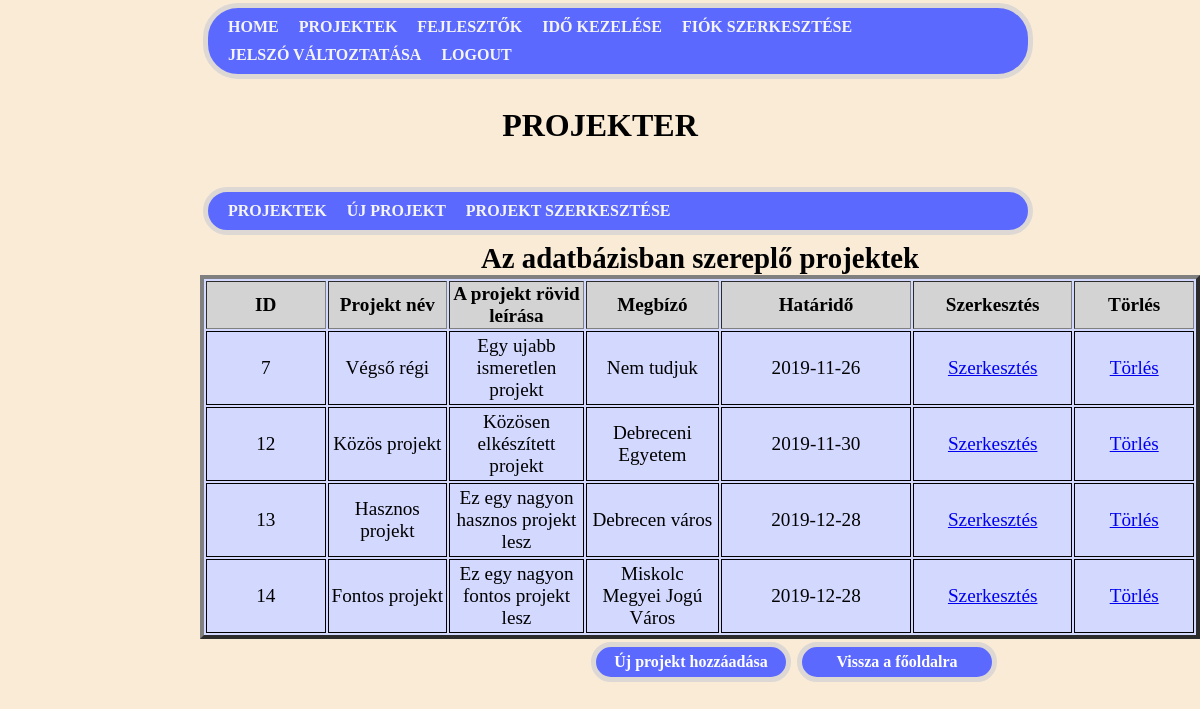
The app's page / (signed in) with its own data.
### tables this page shows
CREATE TABLE `projektek` (
  `id` int(10) UNSIGNED NOT NULL,
  `p_nev` varchar(30) DEFAULT NULL,
  `p_leiras` varchar(200) DEFAULT NULL,
  `m_id` int(10) UNSIGNED DEFAULT NULL,
  `p_megrendelo` varchar(50) DEFAULT NULL,
  `p_hatarido` date DEFAULT NULL
);

### Projektek/ProjektOlvas.php (the view, shortened to what this page needs)
<!DOCTYPE>
<html lang="hu">
<head>
    <link rel="stylesheet" type="text/css" href="../Dizajn/menu.css">
	<link rel="stylesheet" type="text/css" href="../Dizajn/projekterCSS.css">
</head>
<body>
<?php include_once("ProjektMenu.php");	?>
<table width="1000" border="4" align="center">
	<caption>Az adatbázisban szereplő projektek</caption>
	<tr>
		<th>ID</th>
		<th>Projekt név</th>
		<th>A projekt rövid leírása</th>
		<th>Megbízó</th>
        <th width="120px">Határidő</th>
        <th width="100px">Szerkesztés</th>
        <th>Törlés</th>
	</tr>
	<?php
	global $conn;
	$sql = "SELECT * FROM projektek";
	$stmt = $conn->query($sql);
	while ($Adatsorok = $stmt -> fetch_array()){
		$Id = $Adatsorok["id"];
		$P_nev = $Adatsorok["p_nev"];
		$P_leiras = $Adatsorok["p_leiras"];
		$P_megrendelo = $Adatsorok["p_megrendelo"];
		$P_hatarido = $Adatsorok["p_hatarido"];
		?>
		<tr>
			<td><?php echo $Id ?></td>
			<td><?php echo $P_nev?></td>
			<td><?php echo $P_leiras?></td>
			<td><?php echo $P_megrendelo?></td>
			<td><?php echo $P_hatarido?></td>
			<td> <a href="index.php?modul=projects&funkcio=edit&id=<?php echo $Id; ?>">Szerkesztés</a> </td>
			<td> <a href="index.php?modul=projects&funkcio=delete&id=<?php echo $Id; ?>">Törlés</a> </td>
		</tr>
	<?php } ?>
</table>
<div>
    <form class="" action="index.php" method="post">
        <input type="submit" name="Vissza" value="Vissza a főoldalra">
        <input type="submit" name="Rogzit" value="Új projekt hozzáadása">
    </form>
</div>
</body>
</html>

### Dizajn/projekterCSS.css (style rules this page uses)
table { background: #d3d8ff; }
body { width: 800px; margin:0 auto; background-color: antiquewhite; }
input[type="Submit"] { color: white; font-size: 1.0em; font-family: Garamond,Georgia,Times,"Times New Roman",serif; width: 200px; height: 40px; background-color: #5c69ff; border: 5px solid ; border-bottom-left-radius: 35px; border-bottom-right-radius: 35px; border-top-left-radius: 35px; border-top-right-radius: 35px; border-color: rgb(221,216,212); font-weight: bold; margin: 3px; float: right; }
th { font-family: Garamond; color:black; font-weight: bold; background-color: lightgrey; font-size: 1.2em; }
caption { font-family: Garamond; font-size: 1.8em; font-weight: bold; }
td { border: 1px solid; overflow: hidden; width: 70px; text-align: center; color: black; font-family: Garamond,Georgia,Times,"Times New Roman",serif; font-size: 1.2em; padding: 3px; }

### records on screen
projektek: id "7", p_nev "Végső régi", p_leiras "Egy ujabb ismeretlen projekt", p_megrendelo "Nem tudjuk", p_hatarido "2019-11-26"
projektek: id "12", p_nev "Közös projekt", p_leiras "Közösen elkészí­tett projekt", p_megrendelo "Debreceni Egyetem", p_hatarido "2019-11-30"
projektek: id "13", p_nev "Hasznos projekt", p_leiras "Ez egy nagyon hasznos projekt lesz", p_megrendelo "Debrecen város", p_hatarido "2019-12-28"
projektek: id "14", p_nev "Fontos projekt", p_leiras "Ez egy nagyon fontos projekt lesz", p_megrendelo "Miskolc Megyei Jogú Város", p_hatarido "2019-12-28"
